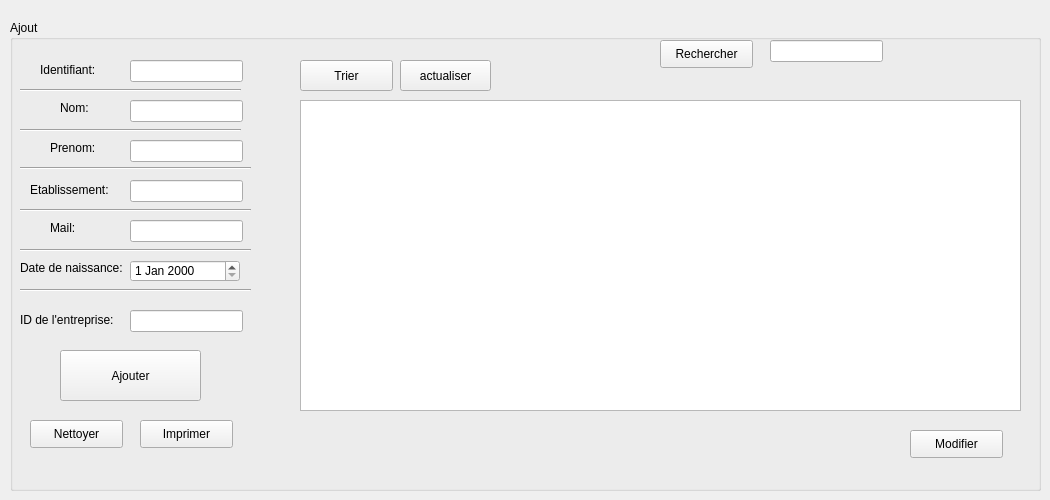
      <widget class="QWidget" name="tab_4">
       <attribute name="title">
        <string>Ajouter</string>
       </attribute>
       <widget class="QGroupBox" name="groupBox_2">
        <property name="geometry">
         <rect>
          <x>10</x>
          <y>20</y>
          <width>1031</width>
          <height>471</height>
         </rect>
        </property>
        <property name="styleSheet">
         <string notr="true"/>
        </property>
        <property name="title">
         <string>Ajout</string>
        </property>
        <widget class="QLabel" name="label_59">
         <property name="geometry">
          <rect>
           <x>30</x>
           <y>40</y>
           <width>71</width>
           <height>20</height>
          </rect>
         </property>
         <property name="text">
          <string>Identifiant:</string>
         </property>
        </widget>
        <widget class="QLabel" name="label_60">
         <property name="geometry">
          <rect>
           <x>50</x>
           <y>80</y>
           <width>56</width>
           <height>16</height>
          </rect>
         </property>
         <property name="text">
          <string>Nom:</string>
         </property>
        </widget>
        <widget class="QLabel" name="label_61">
         <property name="geometry">
          <rect>
           <x>40</x>
           <y>120</y>
           <width>56</width>
           <height>16</height>
          </rect>
         </property>
         <property name="text">
          <string>Prenom:</string>
         </property>
        </widget>
        <widget class="QLabel" name="label_62">
         <property name="geometry">
          <rect>
           <x>20</x>
           <y>160</y>
           <width>91</width>
           <height>20</height>
          </rect>
         </property>
         <property name="text">
          <string>Etablissement:</string>
         </property>
        </widget>
        <widget class="QLabel" name="label_63">
         <property name="geometry">
          <rect>
           <x>40</x>
           <y>200</y>
           <width>56</width>
           <height>16</height>
          </rect>
         </property>
         <property name="text">
          <string>Mail:</string>
         </property>
        </widget>
        <widget class="QLabel" name="label_64">
         <property name="geometry">
          <rect>
           <x>10</x>
           <y>240</y>
           <width>111</width>
           <height>16</height>
          </rect>
         </property>
         <property name="text">
          <string>Date de naissance:</string>
         </property>
        </widget>
        <widget class="QLineEdit" name="le_id_3">
         <property name="geometry">
          <rect>
           <x>120</x>
           <y>40</y>
           <width>113</width>
           <height>22</height>
          </rect>
         </property>
        </widget>
        <widget class="QLineEdit" name="le_nom_3">
         <property name="geometry">
          <rect>
           <x>120</x>
           <y>80</y>
           <width>113</width>
           <height>22</height>
          </rect>
         </property>
        </widget>
        <widget class="QLineEdit" name="le_prenom_2">
         <property name="geometry">
          <rect>
           <x>120</x>
           <y>120</y>
           <width>113</width>
           <height>22</height>
          </rect>
         </property>
        </widget>
        <widget class="QLineEdit" name="l_etablissement_2">
         <property name="geometry">
          <rect>
           <x>120</x>
           <y>160</y>
           <width>113</width>
           <height>22</height>
          </rect>
         </property>
        </widget>
        <widget class="QLineEdit" name="le_mail_2">
         <property name="geometry">
          <rect>
           <x>120</x>
           <y>200</y>
           <width>113</width>
           <height>22</height>
          </rect>
         </property>
        </widget>
        <widget class="QLineEdit" name="entreprise_2">
         <property name="geometry">
          <rect>
           <x>120</x>
           <y>290</y>
           <width>113</width>
           <height>22</height>
          </rect>
         </property>
        </widget>
        <widget class="QLabel" name="label_65">
         <property name="geometry">
          <rect>
           <x>10</x>
           <y>290</y>
           <width>121</width>
           <height>20</height>
          </rect>
         </property>
         <property name="text">
          <string>ID de l'entreprise:</string>
         </property>
        </widget>
        <widget class="QPushButton" name="ajouter_manef">
         <property name="geometry">
          <rect>
           <x>50</x>
           <y>330</y>
           <width>141</width>
           <height>51</height>
          </rect>
         </property>
         <property name="text">
          <string>Ajouter</string>
         </property>
        </widget>
        <widget class="QPushButton" name="pushButton_12">
         <property name="geometry">
          <rect>
           <x>130</x>
           <y>400</y>
           <width>93</width>
           <height>28</height>
          </rect>
         </property>
         <property name="text">
          <string>Imprimer</string>
         </property>
        </widget>
        <widget class="QPushButton" name="pushButton_13">
         <property name="geometry">
          <rect>
           <x>20</x>
           <y>400</y>
           <width>93</width>
           <height>28</height>
          </rect>
         </property>
         <property name="text">
          <string>Nettoyer</string>
         </property>
        </widget>
        <widget class="Line" name="line_7">
         <property name="geometry">
          <rect>
           <x>10</x>
           <y>60</y>
           <width>221</width>
           <height>20</height>
          </rect>
         </property>
         <property name="orientation">
          <enum>Qt::Horizontal</enum>
         </property>
        </widget>
        <widget class="Line" name="line_8">
         <property name="geometry">
          <rect>
           <x>10</x>
           <y>100</y>
           <width>221</width>
           <height>20</height>
          </rect>
         </property>
         <property name="orientation">
          <enum>Qt::Horizontal</enum>
         </property>
        </widget>
        <widget class="Line" name="line_9">
         <property name="geometry">
          <rect>
           <x>10</x>
           <y>140</y>
           <width>231</width>
           <height>16</height>
          </rect>
         </property>
         <property name="orientation">
          <enum>Qt::Horizontal</enum>
         </property>
        </widget>
        <widget class="Line" name="line_10">
         <property name="geometry">
          <rect>
           <x>10</x>
           <y>260</y>
           <width>231</width>
           <height>20</height>
          </rect>
         </property>
         <property name="orientation">
          <enum>Qt::Horizontal</enum>
         </property>
        </widget>
        <widget class="Line" name="line_11">
         <property name="geometry">
          <rect>
           <x>10</x>
           <y>220</y>
           <width>231</width>
           <height>20</height>
          </rect>
         </property>
         <property name="orientation">
          <enum>Qt::Horizontal</enum>
         </property>
        </widget>
        <widget class="Line" name="line_12">
         <property name="geometry">
          <rect>
           <x>10</x>
           <y>180</y>
           <width>231</width>
           <height>20</height>
          </rect>
         </property>
         <property name="orientation">
          <enum>Qt::Horizontal</enum>
         </property>
        </widget>
        <widget class="QTableView" name="tableView_3">
         <property name="geometry">
          <rect>
           <x>290</x>
           <y>80</y>
           <width>721</width>
           <height>311</height>
          </rect>
         </property>
        </widget>
        <widget class="QPushButton" name="pb_edit_2">
         <property name="geometry">
          <rect>
           <x>900</x>
           <y>410</y>
           <width>93</width>
           <height>28</height>
          </rect>
         </property>
         <property name="text">
          <string>Modifier</string>
         </property>
        </widget>
        <widget class="QDateEdit" name="la_date_2">
         <property name="geometry">
          <rect>
           <x>120</x>
           <y>240</y>
           <width>110</width>
           <height>22</height>
          </rect>
         </property>
        </widget>
        <widget class="QPushButton" name="pb_search_2">
         <property name="geometry">
          <rect>
           <x>650</x>
           <y>20</y>
           <width>93</width>
           <height>28</height>
          </rect>
         </property>
         <property name="text">
          <string>Rechercher</string>
         </property>
        </widget>
        <widget class="QLineEdit" name="le_search_2">
         <property name="geometry">
          <rect>
           <x>760</x>
           <y>20</y>
           <width>113</width>
           <height>22</height>
          </rect>
         </property>
        </widget>
        <widget class="QPushButton" name="le_tri_2">
         <property name="geometry">
          <rect>
           <x>290</x>
           <y>40</y>
           <width>93</width>
           <height>31</height>
          </rect>
         </property>
         <property name="text">
          <string>Trier</string>
         </property>
        </widget>
        <widget class="QPushButton" name="pushButton_8">
         <property name="geometry">
          <rect>
           <x>390</x>
           <y>40</y>
           <width>91</width>
           <height>31</height>
          </rect>
         </property>
         <property name="text">
          <string>actualiser</string>
         </property>
        </widget>
       </widget>
      </widget>
